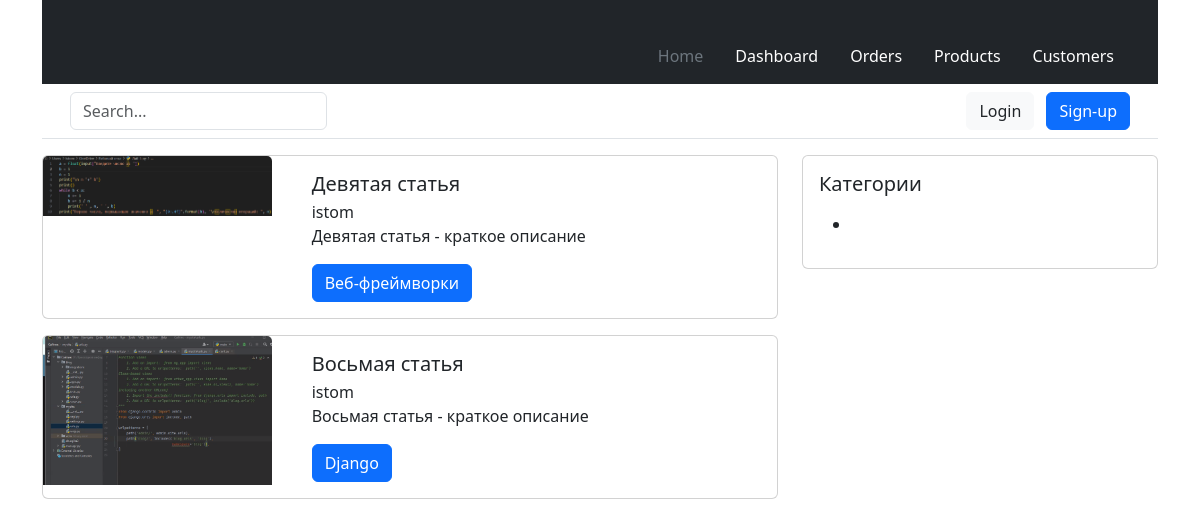
The app's page /articles/ with its own data.
### modules/blog/models.py (models this page shows, shortened)
class Article(models.Model):
    class ArticleManager(models.Manager):
        def all(self):
            return self.get_queryset().select_related('author', 'category').filter(status='published')
    STATUS_OPTIONS = (
        ('published', 'Опубликовано'),
        ('draft', 'Черновик')
    )
    title = models.CharField(verbose_name='Заголовок', max_length=255)
    slug = models.CharField(verbose_name='Альт.название', max_length=255, blank=True, unique=True)
    short_description = models.TextField(verbose_name='Краткое описание', max_length=500)
    full_description = models.TextField(verbose_name='Полное описание')
    thumbnail = models.ImageField(
        verbose_name='Превью поста',
        blank=True,
        upload_to='images/thumbnails/%Y/%m/%d/',
        validators=[FileExtensionValidator(allowed_extensions=('png', 'jpg', 'webp', 'jpeg', 'gif'))]
    )
    status = models.CharField(choices=STATUS_OPTIONS, default='published', verbose_name='Статус поста', max_length=10)
    time_create = models.DateTimeField(auto_now_add=True, verbose_name='Время добавления')
    time_update = models.DateTimeField(auto_now=True, verbose_name='Время обновления')
    author = models.ForeignKey(to=User, verbose_name='Автор', on_delete=models.SET_DEFAULT, related_name='author_posts', default=1)
    updater = models.ForeignKey(to=User, verbose_name='Обновил', on_delete=models.SET_NULL, null=True, related_name='updater_posts', blank=True)
    fixed = models.BooleanField(verbose_name='Зафиксировано', default=False)
    category = TreeForeignKey('Category', on_delete=models.PROTECT, related_name='articles', verbose_name='Категория')
    objects = ArticleManager()
    class Meta:
        db_table = 'app_articles'
        ordering = ['-fixed', '-time_create']
        indexes = [models.Index(fields=['-fixed', '-time_create', 'status'])]
        verbose_name = 'Статья'
        verbose_name_plural = 'Статьи'

class Category(MPTTModel):
    title = models.CharField(max_length=255, verbose_name='Название категории')
    slug = models.SlugField(max_length=255, verbose_name='URL категории', blank=True)
    description = models.TextField(verbose_name='Описание категории', max_length=300)
    parent = TreeForeignKey(
        'self',
        on_delete=models.CASCADE,
        null=True,
        blank=True,
        db_index=True,
        related_name='children',
        verbose_name='Родительская категория'
    )
    class MPTTMeta:
        order_insertion_by = ('title',)
    class Meta:
        verbose_name = 'Категория'
        verbose_name_plural = 'Категории'
        db_table = 'app_categories'

### modules/blog/views.py (the view)
# urls.py: path('articles/', articles_list, name='articles_by_page'),
def articles_list(request):
    articles = Article.objects.all()
    paginator = Paginator(articles, per_page=2)
    page_number = request.GET.get('page')
    page_object = paginator.get_page(page_number)
    context = {'page_obj': page_object}
    return render(request, 'blog/articles_func_list.html', context)

### templates/blog/articles_func_list.html
{% extends 'main.html' %}
{% block content %}
    {% for article in page_obj %}
    <div class="card mb-3">
        <div class="row">
            <div class="col-4">
                <img src="{{ article.thumbnail.url }}" class="card-img-top" alt="{{ article.title }}">
            </div>
            <div class="col-8">
                <div class="card-body">
                    <h5 class="card-title">{{ article.title }}</h5>
                    <div class="card-subtitle">{{ article.author.username }}</div>
                    <p class="card-text">{{ article.short_description }}</p>
                    <a href="{% url 'articles_by_category' article.category.slug %}" class="btn btn-primary">{{ article.category.title }}</a>
                </div>
            </div>
        </div>
    </div>
    {% endfor %}
{% endblock %}

### records on screen
Article: thumbnail (picture), title "Девятая статья", author.username "istom", short_description "Девятая статья - краткое описание", category "Веб-фреймворки"
Article: thumbnail (picture), title "Восьмая статья", author.username "istom", short_description "Восьмая статья - краткое описание", category "Django"
